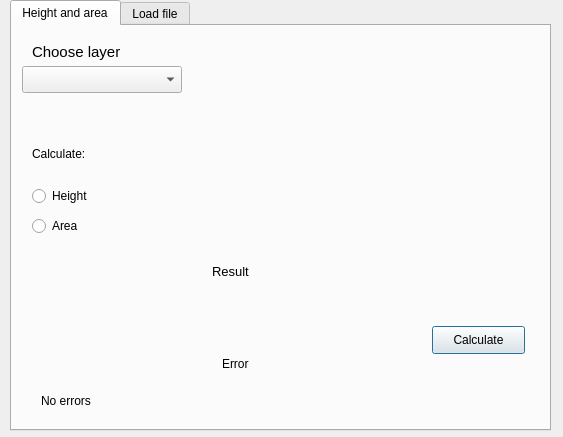
<?xml version="1.0" encoding="UTF-8"?>
<ui version="4.0">
 <class>PyQGISDialogBase</class>
 <widget class="QDialog" name="PyQGISDialogBase">
  <property name="geometry">
   <rect>
    <x>0</x>
    <y>0</y>
    <width>563</width>
    <height>437</height>
   </rect>
  </property>
  <property name="windowTitle">
   <string>PyQGIS</string>
  </property>
  <widget class="QTabWidget" name="zakladki">
   <property name="geometry">
    <rect>
     <x>10</x>
     <y>0</y>
     <width>541</width>
     <height>431</height>
    </rect>
   </property>
   <property name="currentIndex">
    <number>0</number>
   </property>
   <widget class="QWidget" name="tab">
    <attribute name="title">
     <string>Height and area</string>
    </attribute>
    <widget class="QLabel" name="layer_text_label">
     <property name="geometry">
      <rect>
       <x>20</x>
       <y>0</y>
       <width>91</width>
       <height>51</height>
      </rect>
     </property>
     <property name="font">
      <font>
       <pointsize>11</pointsize>
      </font>
     </property>
     <property name="text">
      <string>Choose layer</string>
     </property>
    </widget>
    <widget class="QgsMapLayerComboBox" name="layer_MapLayer">
     <property name="geometry">
      <rect>
       <x>10</x>
       <y>40</y>
       <width>160</width>
       <height>27</height>
      </rect>
     </property>
    </widget>
    <widget class="QRadioButton" name="area_radioButton">
     <property name="geometry">
      <rect>
       <x>20</x>
       <y>190</y>
       <width>95</width>
       <height>20</height>
      </rect>
     </property>
     <property name="text">
      <string>Area</string>
     </property>
     <property name="autoExclusive">
      <bool>true</bool>
     </property>
    </widget>
    <widget class="QRadioButton" name="height_radioButton">
     <property name="geometry">
      <rect>
       <x>20</x>
       <y>160</y>
       <width>95</width>
       <height>20</height>
      </rect>
     </property>
     <property name="autoFillBackground">
      <bool>false</bool>
     </property>
     <property name="text">
      <string>Height</string>
     </property>
     <property name="autoExclusive">
      <bool>true</bool>
     </property>
    </widget>
    <widget class="QPushButton" name="calculate_Button">
     <property name="geometry">
      <rect>
       <x>420</x>
       <y>300</y>
       <width>93</width>
       <height>28</height>
      </rect>
     </property>
     <property name="text">
      <string>Calculate</string>
     </property>
    </widget>
    <widget class="QLabel" name="napis_final_diffrence">
     <property name="geometry">
      <rect>
       <x>200</x>
       <y>230</y>
       <width>81</width>
       <height>31</height>
      </rect>
     </property>
     <property name="font">
      <font>
       <pointsize>10</pointsize>
      </font>
     </property>
     <property name="text">
      <string>Result</string>
     </property>
    </widget>
    <widget class="QLabel" name="calculate_napis">
     <property name="geometry">
      <rect>
       <x>20</x>
       <y>120</y>
       <width>60</width>
       <height>16</height>
      </rect>
     </property>
     <property name="text">
      <string>Calculate:</string>
     </property>
    </widget>
    <widget class="QLabel" name="result_label">
     <property name="geometry">
      <rect>
       <x>150</x>
       <y>270</y>
       <width>141</width>
       <height>41</height>
      </rect>
     </property>
     <property name="font">
      <font>
       <pointsize>11</pointsize>
      </font>
     </property>
     <property name="layoutDirection">
      <enum>Qt::LeftToRight</enum>
     </property>
     <property name="text">
      <string/>
     </property>
     <property name="textFormat">
      <enum>Qt::AutoText</enum>
     </property>
     <property name="scaledContents">
      <bool>false</bool>
     </property>
    </widget>
    <widget class="QLabel" name="error_napis">
     <property name="geometry">
      <rect>
       <x>210</x>
       <y>330</y>
       <width>60</width>
       <height>16</height>
      </rect>
     </property>
     <property name="text">
      <string>Error</string>
     </property>
    </widget>
    <widget class="QLabel" name="label">
     <property name="geometry">
      <rect>
       <x>29</x>
       <y>359</y>
       <width>481</width>
       <height>31</height>
      </rect>
     </property>
     <property name="text">
      <string>No errors </string>
     </property>
    </widget>
   </widget>
   <widget class="QWidget" name="tab_2">
    <attribute name="title">
     <string>Load file</string>
    </attribute>
    <widget class="QLabel" name="label_coordinates_system">
     <property name="geometry">
      <rect>
       <x>60</x>
       <y>0</y>
       <width>141</width>
       <height>31</height>
      </rect>
     </property>
     <property name="font">
      <font>
       <pointsize>9</pointsize>
      </font>
     </property>
     <property name="text">
      <string>Układ współrzędnych</string>
     </property>
    </widget>
    <widget class="QRadioButton" name="radioButton_2000">
     <property name="geometry">
      <rect>
       <x>60</x>
       <y>40</y>
       <width>95</width>
       <height>20</height>
      </rect>
     </property>
     <property name="text">
      <string>PL2000</string>
     </property>
    </widget>
    <widget class="QRadioButton" name="radioButton_1992">
     <property name="geometry">
      <rect>
       <x>60</x>
       <y>80</y>
       <width>95</width>
       <height>20</height>
      </rect>
     </property>
     <property name="text">
      <string>PL1992</string>
     </property>
    </widget>
   </widget>
  </widget>
 </widget>
 <customwidgets>
  <customwidget>
   <class>QgsMapLayerComboBox</class>
   <extends>QComboBox</extends>
   <header>qgsmaplayercombobox.h</header>
  </customwidget>
 </customwidgets>
 <resources/>
 <connections/>
</ui>
